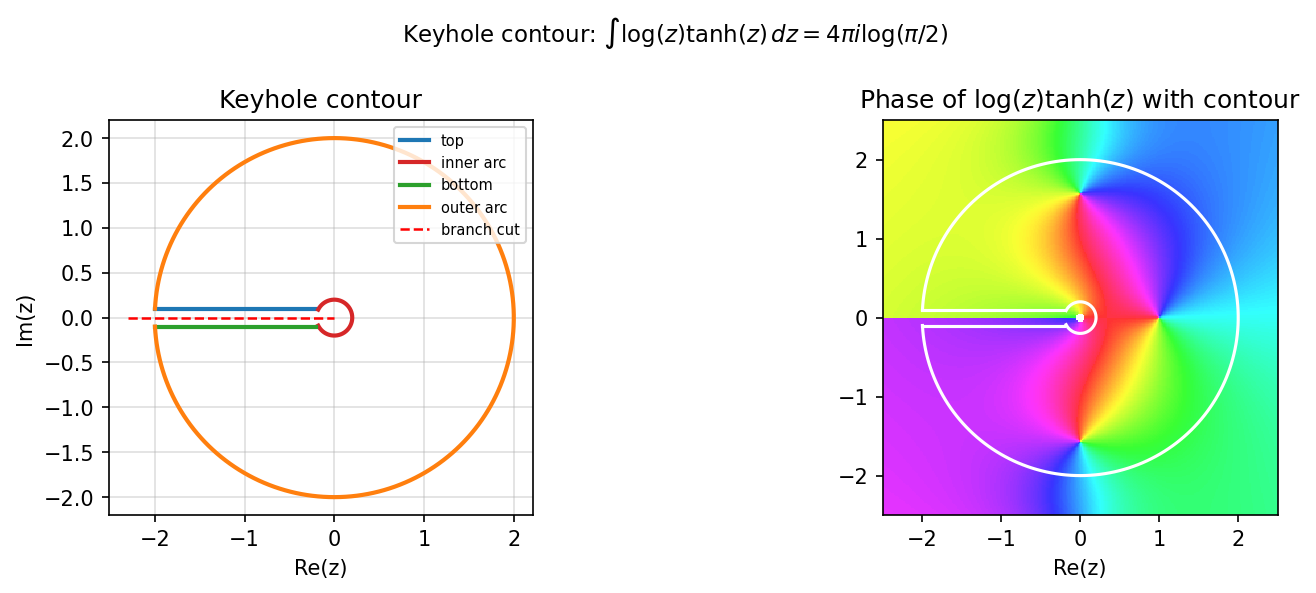

Generate this figure with Python:
"""A keyhole contour integral.

Integrates f(z) = log(z)*tanh(z) around a keyhole contour that avoids
the branch cut on the negative real axis.  The exact answer is
4*pi*i*log(pi/2).

Credit: Inspired by Chebfun example complex/KeyholeContour.m
(Nick Trefethen and Nick Hale, October 2010, revised June 2019).
Original MATLAB Chebfun: Copyright 2017 by The University of Oxford and
The Chebfun Developers. See https://www.chebfun.org/ for Chebfun information.
"""

import matplotlib
matplotlib.use("Agg")
import matplotlib.pyplot as plt
import jax.numpy as jnp
import numpy as np
import sys, os
sys.path.insert(0, os.path.join(os.path.dirname(__file__), '..', '..', 'src'))

import chebfunjax as cj


def run():
    print("=" * 60)
    print("Keyhole contour integral")
    print("=" * 60)

    pi = float(jnp.pi)

    # Integrate f(z) = log(z) * tanh(z) around a keyhole contour.
    # The contour avoids the branch cut of log on the negative real axis.
    # r = inner radius, R = outer radius, e = half-width of keyhole
    r = 0.2
    R = 2.0
    e = 0.1

    # Corner points of the keyhole
    c1 = -R + e * 1j   # top-left
    c2 = -r + e * 1j   # top-right
    c3 = -r - e * 1j   # bottom-right
    c4 = -R - e * 1j   # bottom-left

    # Integrate each segment using Chebfun.
    # f(z) = log(z)*tanh(z).  Use principal branch of log.

    def f_of_z(z_re, z_im):
        """f(z) = log(z)*tanh(z), returns (re, im)."""
        # Principal branch: log(z) = log|z| + i*arg(z), arg in (-pi, pi)
        # Avoid the negative real axis (arg = ±pi there, choose +pi for upper edge)
        arg_z = np.arctan2(z_im, z_re)
        log_z = np.log(np.sqrt(z_re**2 + z_im**2)) + 1j * arg_z
        tanh_z = np.tanh(z_re + 1j * z_im)
        fz = log_z * tanh_z
        return fz.real, fz.imag

    def integrate_line(z_start, z_end, n=500):
        """Integrate f(z) dz along straight segment from z_start to z_end."""
        ts = np.linspace(0.0, 1.0, n)
        dz = z_end - z_start
        zs = z_start + ts * dz
        re, im = f_of_z(zs.real, zs.imag)
        fz = re + 1j * im
        # Trapezoidal
        integrand = fz * dz
        return np.trapezoid(integrand, ts)

    def integrate_arc(z_center, z_start, z_end, ccw=True, n=500):
        """Integrate f(z) dz along a circular arc from z_start to z_end."""
        R_arc = abs(z_start - z_center)
        arg_start = np.angle(z_start - z_center)
        arg_end = np.angle(z_end - z_center)
        # Determine direction
        if ccw:
            if arg_end < arg_start:
                arg_end += 2 * pi
        else:
            if arg_end > arg_start:
                arg_end -= 2 * pi
        ts = np.linspace(arg_start, arg_end, n)
        zs = z_center + R_arc * np.exp(1j * ts)
        dzs = 1j * R_arc * np.exp(1j * ts)
        re, im = f_of_z(zs.real, zs.imag)
        fz = re + 1j * im
        integrand = fz * dzs
        darg = (arg_end - arg_start) / (n - 1)
        return np.trapezoid(integrand, ts)

    # The keyhole contour goes:
    # (1) Top horizontal leg: c1 -> c2
    # (2) Inner small arc: c2 -> c3 going clockwise (CW) through the right
    #     Actually, the inner arc connects -r+ei to -r-ei by going CW
    #     (counterclockwise when viewed from outside the keyhole)
    # (3) Bottom horizontal leg: c3 -> c4
    # (4) Outer large arc: c4 -> c1 going CCW

    I1 = integrate_line(c1, c2, n=1000)
    # Inner arc: from c2 to c3 clockwise, i.e. going through angle ~pi to ~-pi
    # Arc from c2 (at angle ~pi-small) to c3 (at angle ~-(pi-small)) going CW
    # = going from angle pi-e/r downward to -(pi-e/r), i.e. CW = decreasing angle
    I2 = integrate_arc(0+0j, c2, c3, ccw=False, n=1000)
    I3 = integrate_line(c3, c4, n=1000)
    # Outer arc: from c4 to c1 going CCW (increasing angle from ~-pi to ~pi)
    I4 = integrate_arc(0+0j, c4, c1, ccw=True, n=1000)

    I_total = I1 + I2 + I3 + I4
    I_exact = 4j * pi * np.log(pi / 2.0)

    print(f"\nKeyhole contour integral of log(z)*tanh(z):")
    print(f"  Computed (trapezoidal): {I_total.real:.8f} + {I_total.imag:.8f}i")
    print(f"  Exact 4*pi*i*log(pi/2): {I_exact.real:.8f} + {I_exact.imag:.8f}i")
    error = abs(I_total - I_exact)
    print(f"  Error: {error:.4f}  (trapezoidal is O(1e-3) accurate here)")

    # For higher accuracy, use Chebfun for each segment
    def cheb_integrate_line(z_start, z_end):
        dc = complex(z_end - z_start)
        def re_int(t_arr):
            t = np.asarray(t_arr)
            zs = complex(z_start) + t * dc
            z_re, z_im = zs.real, zs.imag
            arg_z = np.arctan2(z_im, z_re)
            log_z_re = np.log(np.sqrt(z_re**2 + z_im**2))
            log_z_im = arg_z
            # tanh(z_re + i*z_im) -- use real formula
            tanh_r = np.tanh(z_re)
            tanh_i = np.tan(z_im)
            denom = 1 + tanh_r**2 * tanh_i**2
            f_re = (tanh_r + tanh_r * tanh_i**2) / denom
            f_im = (tanh_i - tanh_r**2 * tanh_i) / denom
            # log(z)*tanh(z)
            fz_re = log_z_re * f_re - log_z_im * f_im
            fz_im = log_z_re * f_im + log_z_im * f_re
            # multiply by dz = dc
            return fz_re * dc.real - fz_im * dc.imag

        def im_int(t_arr):
            t = np.asarray(t_arr)
            zs = complex(z_start) + t * dc
            z_re, z_im = zs.real, zs.imag
            arg_z = np.arctan2(z_im, z_re)
            log_z_re = np.log(np.sqrt(z_re**2 + z_im**2))
            log_z_im = arg_z
            tanh_r = np.tanh(z_re)
            tanh_i = np.tan(z_im)
            denom = 1 + tanh_r**2 * tanh_i**2
            f_re = (tanh_r + tanh_r * tanh_i**2) / denom
            f_im = (tanh_i - tanh_r**2 * tanh_i) / denom
            fz_re = log_z_re * f_re - log_z_im * f_im
            fz_im = log_z_re * f_im + log_z_im * f_re
            return fz_re * dc.imag + fz_im * dc.real

        fr = cj.chebfun(lambda t: jnp.array(re_int(np.asarray(t))), domain=(0.0, 1.0))
        fi = cj.chebfun(lambda t: jnp.array(im_int(np.asarray(t))), domain=(0.0, 1.0))
        return float(fr.sum()) + 1j * float(fi.sum())

    I1c = cheb_integrate_line(c1, c2)
    I3c = cheb_integrate_line(c3, c4)

    # For arcs use Chebfun on the angle parameter
    def cheb_integrate_arc(z_center, z_start, z_end, ccw=True):
        """Integrate f(z) dz along arc from z_start to z_end.
        Uses substitution s in [0,1] mapping to angle, so domain is always (0,1)."""
        R_arc = abs(z_start - z_center)
        arg_s = np.angle(z_start - z_center)
        arg_e = np.angle(z_end - z_center)
        if ccw:
            if arg_e < arg_s:
                arg_e += 2 * pi
        else:
            if arg_e > arg_s:
                arg_e -= 2 * pi
        d_arg = arg_e - arg_s  # total angular sweep

        def arc_re_int(s_arr):
            s = np.asarray(s_arr)
            t = arg_s + s * d_arg  # angle
            zs = complex(z_center) + R_arc * np.exp(1j * t)
            dzs = 1j * R_arc * np.exp(1j * t) * d_arg  # dz/ds = dz/dt * dt/ds
            z_re, z_im = zs.real, zs.imag
            arg_z = np.arctan2(z_im, z_re)
            log_z_re = np.log(np.sqrt(z_re**2 + z_im**2))
            log_z_im = arg_z
            tanh_r = np.tanh(z_re)
            tanh_i = np.tan(z_im)
            denom = 1 + tanh_r**2 * tanh_i**2
            f_re = (tanh_r + tanh_r * tanh_i**2) / denom
            f_im = (tanh_i - tanh_r**2 * tanh_i) / denom
            fz_re = log_z_re * f_re - log_z_im * f_im
            fz_im = log_z_re * f_im + log_z_im * f_re
            dz_re, dz_im = dzs.real, dzs.imag
            return fz_re * dz_re - fz_im * dz_im

        def arc_im_int(s_arr):
            s = np.asarray(s_arr)
            t = arg_s + s * d_arg
            zs = complex(z_center) + R_arc * np.exp(1j * t)
            dzs = 1j * R_arc * np.exp(1j * t) * d_arg
            z_re, z_im = zs.real, zs.imag
            arg_z = np.arctan2(z_im, z_re)
            log_z_re = np.log(np.sqrt(z_re**2 + z_im**2))
            log_z_im = arg_z
            tanh_r = np.tanh(z_re)
            tanh_i = np.tan(z_im)
            denom = 1 + tanh_r**2 * tanh_i**2
            f_re = (tanh_r + tanh_r * tanh_i**2) / denom
            f_im = (tanh_i - tanh_r**2 * tanh_i) / denom
            fz_re = log_z_re * f_re - log_z_im * f_im
            fz_im = log_z_re * f_im + log_z_im * f_re
            dz_re, dz_im = dzs.real, dzs.imag
            return fz_re * dz_im + fz_im * dz_re

        fr = cj.chebfun(lambda t: jnp.array(arc_re_int(np.asarray(t))), domain=(0.0, 1.0))
        fi = cj.chebfun(lambda t: jnp.array(arc_im_int(np.asarray(t))), domain=(0.0, 1.0))
        return float(fr.sum()) + 1j * float(fi.sum())

    I2c = cheb_integrate_arc(0+0j, c2, c3, ccw=False)
    I4c = cheb_integrate_arc(0+0j, c4, c1, ccw=True)

    I_cheb = I1c + I2c + I3c + I4c
    error_cheb = abs(I_cheb - I_exact)
    print(f"\nChebfun integration result:")
    print(f"  Computed: {I_cheb.real:.12f} + {I_cheb.imag:.12f}i")
    print(f"  Exact:    {I_exact.real:.12f} + {I_exact.imag:.12f}i")
    print(f"  Error:    {error_cheb:.2e}")
    assert error_cheb < 1e-6, f"Chebfun keyhole error {error_cheb}"

    print(f"\nSegment contributions:")
    print(f"  I1 (top leg):    {I1c.real:.6f} + {I1c.imag:.6f}i")
    print(f"  I2 (inner arc):  {I2c.real:.6f} + {I2c.imag:.6f}i")
    print(f"  I3 (bottom leg): {I3c.real:.6f} + {I3c.imag:.6f}i")
    print(f"  I4 (outer arc):  {I4c.real:.6f} + {I4c.imag:.6f}i")

    # --- Plots ---
    _here = os.path.dirname(os.path.abspath(__file__))
    fig, axes = plt.subplots(1, 2, figsize=(11, 4))

    # Left: the keyhole contour
    ts_200 = np.linspace(0, 1, 200)

    # Draw contour
    z_top = c1 + ts_200 * (c2 - c1)
    # inner arc: from c2 to c3 CW
    arg_c2 = np.angle(c2)
    arg_c3 = np.angle(c3)
    if arg_c3 > arg_c2:
        arg_c3 -= 2 * pi
    ts_arc = np.linspace(arg_c2, arg_c3, 200)
    z_inner = r * np.exp(1j * ts_arc)
    z_bot = c3 + ts_200 * (c4 - c3)
    # outer arc: from c4 to c1 CCW
    arg_c4 = np.angle(c4)
    arg_c1 = np.angle(c1)
    if arg_c1 < arg_c4:
        arg_c1 += 2 * pi
    ts_arc_out = np.linspace(arg_c4, arg_c1, 200)
    z_outer = R * np.exp(1j * ts_arc_out)

    for z_seg, col, lbl in [(z_top, "#1e77b4", "top"), (z_inner, "#d62728", "inner arc"),
                             (z_bot, "#2ca02c", "bottom"), (z_outer, "#ff7f0e", "outer arc")]:
        axes[0].plot(np.real(z_seg), np.imag(z_seg), color=col, linewidth=2, label=lbl)
    axes[0].plot([-R-0.3, 0], [0, 0], 'r--', linewidth=1.2, label="branch cut")
    axes[0].set_aspect('equal')
    axes[0].set_xlabel("Re(z)")
    axes[0].set_ylabel("Im(z)")
    axes[0].set_title("Keyhole contour")
    axes[0].legend(fontsize=7, loc='upper right')
    axes[0].grid(True, alpha=0.4)

    # Right: phase plot of log(z)*tanh(z)
    xs_g = np.linspace(-2.5, 2.5, 300)
    ys_g = np.linspace(-2.5, 2.5, 300)
    XX, YY = np.meshgrid(xs_g, ys_g)
    ZZ = XX + 1j * YY
    mask = np.abs(ZZ) > 0.05
    FZ = np.where(mask, np.log(ZZ) * np.tanh(ZZ), np.nan+0j)
    phase = np.angle(FZ)
    axes[1].pcolormesh(xs_g, ys_g, phase, cmap='hsv', shading='auto',
                       vmin=-pi, vmax=pi, alpha=0.8)
    for z_seg, col in [(z_top, "w"), (z_inner, "w"), (z_bot, "w"), (z_outer, "w")]:
        axes[1].plot(np.real(z_seg), np.imag(z_seg), color=col, linewidth=1.5)
    axes[1].set_aspect('equal')
    axes[1].set_xlabel("Re(z)")
    axes[1].set_title("Phase of $\\log(z)\\tanh(z)$ with contour")
    axes[1].set_xlim(-2.5, 2.5)
    axes[1].set_ylim(-2.5, 2.5)

    fig.suptitle(f"Keyhole contour: $\\int \\log(z)\\tanh(z)\\,dz = 4\\pi i \\log(\\pi/2)$",
                 fontsize=11)
    fig.tight_layout()
    fig.savefig(os.path.join(_here, "keyhole_contour.png"), dpi=150, bbox_inches="tight")
    plt.close(fig)

    print("\nAll assertions passed.")
    return True


if __name__ == "__main__":
    run()
